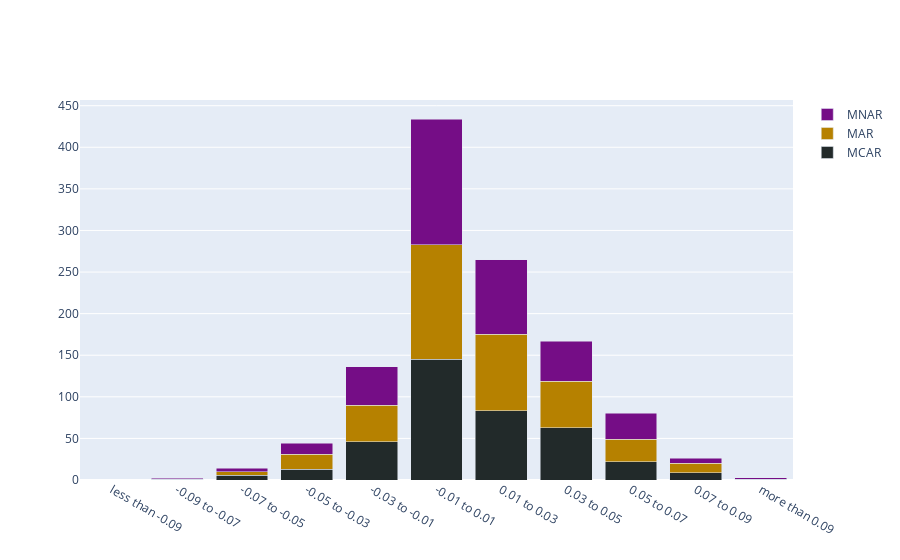

The cell this chart's notebook holds for it:
### Code cell
quantiles = ['less than -0.09', '-0.09 to -0.07', '-0.07 to -0.05', '-0.05 to -0.03','-0.03 to -0.01', '-0.01 to 0.01', '0.01 to 0.03', '0.03 to 0.05', '0.05 to 0.07', '0.07 to 0.09', 'more than 0.09']


fig = go.Figure(data=[
    go.Bar(name='MCAR', x=quantiles, y=freq_001, marker_color='#222A2A'),
    go.Bar(name='MAR', x=quantiles, y=freq_01, marker_color='#B68100'),
    go.Bar(name='MNAR', x=quantiles, y=freq_03, marker_color='#750D86'),
])
# Change the bar mode
fig.update_layout(barmode='stack')
fig.show()
fig.write_image("multi_performance_difference_baseline_to_imputed_per_patt.pdf")

### Figure 1 — Plotly figure (JSON) as saved in the notebook; plotly's stock layout.template omitted (floating-point values rounded to 4 significant figures)
{"data": [{"marker": {"color": "#222A2A"}, "name": "MCAR", "type": "bar", "x": ["less than -0.09", "-0.09 to -0.07", "-0.07 to -0.05", "-0.05 to -0.03", "-0.03 to -0.01", "-0.01 to 0.01", "0.01 to 0.03", "0.03 to 0.05", "0.05 to 0.07", "0.07 to 0.09", "more than 0.09"], "y": [0, 1, 6, 13, 46, 145, 83, 63, 22, 9, 1]}, {"marker": {"color": "#B68100"}, "name": "MAR", "type": "bar", "x": ["less than -0.09", "-0.09 to -0.07", "-0.07 to -0.05", "-0.05 to -0.03", "-0.03 to -0.01", "-0.01 to 0.01", "0.01 to 0.03", "0.03 to 0.05", "0.05 to 0.07", "0.07 to 0.09", "more than 0.09"], "y": [0, 0, 4, 18, 44, 138, 92, 56, 27, 11, 0]}, {"marker": {"color": "#750D86"}, "name": "MNAR", "type": "bar", "x": ["less than -0.09", "-0.09 to -0.07", "-0.07 to -0.05", "-0.05 to -0.03", "-0.03 to -0.01", "-0.01 to 0.01", "0.01 to 0.03", "0.03 to 0.05", "0.05 to 0.07", "0.07 to 0.09", "more than 0.09"], "y": [0, 1, 4, 13, 46, 151, 90, 48, 31, 6, 2]}], "layout": {"barmode": "stack"}}
